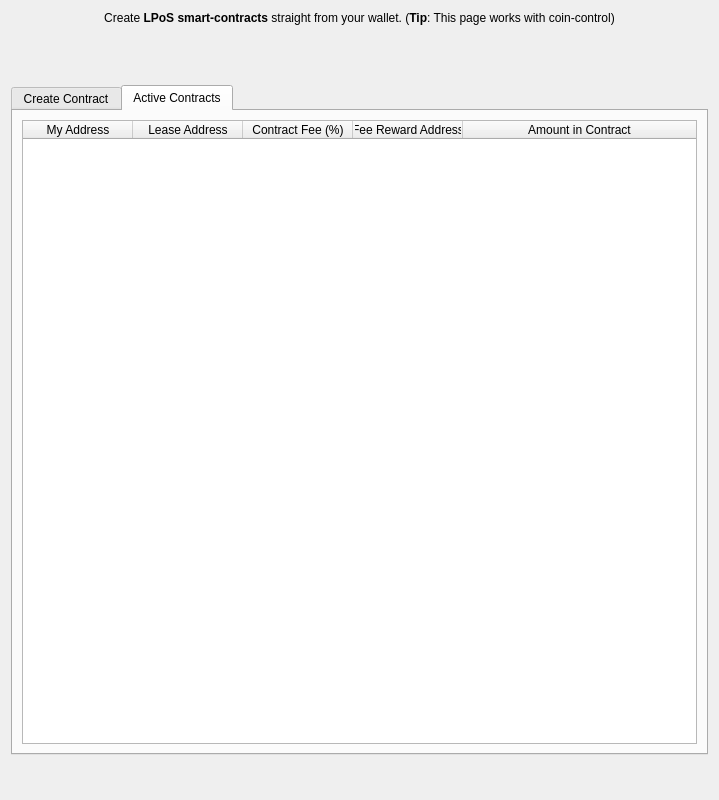
<?xml version="1.0" encoding="UTF-8"?>
<ui version="4.0">
 <class>DelegatedStaking</class>
 <widget class="QWidget" name="DelegatedStaking">
  <property name="geometry">
   <rect>
    <x>0</x>
    <y>0</y>
    <width>719</width>
    <height>800</height>
   </rect>
  </property>
  <layout class="QVBoxLayout" name="verticalLayout">
   <property name="spacing">
    <number>60</number>
   </property>
   <property name="bottomMargin">
    <number>45</number>
   </property>
   <item>
    <widget class="QLabel" name="labelExplanation">
     <property name="text">
      <string>&lt;html&gt;&lt;head/&gt;&lt;body&gt;&lt;p&gt;Create &lt;span style=&quot; font-weight:600;&quot;&gt;LPoS smart-contracts&lt;/span&gt; straight from your wallet. (&lt;span style=&quot; font-weight:600;&quot;&gt;Tip&lt;/span&gt;: This page works with coin-control)&lt;/p&gt;&lt;/body&gt;&lt;/html&gt;</string>
     </property>
     <property name="textFormat">
      <enum>Qt::RichText</enum>
     </property>
     <property name="alignment">
      <set>Qt::AlignCenter</set>
     </property>
     <property name="wordWrap">
      <bool>true</bool>
     </property>
    </widget>
   </item>
   <item>
    <widget class="QTabWidget" name="tabWidget">
     <property name="currentIndex">
      <number>1</number>
     </property>
     <widget class="QWidget" name="tab">
      <attribute name="title">
       <string>Create Contract</string>
      </attribute>
      <layout class="QVBoxLayout" name="verticalLayout_2">
       <item>
        <widget class="QFrame" name="frame">
         <property name="frameShape">
          <enum>QFrame::StyledPanel</enum>
         </property>
         <property name="frameShadow">
          <enum>QFrame::Raised</enum>
         </property>
         <layout class="QHBoxLayout" name="horizontalLayout">
          <item>
           <layout class="QHBoxLayout" name="horizontalLayout_6">
            <property name="spacing">
             <number>-1</number>
            </property>
            <property name="leftMargin">
             <number>0</number>
            </property>
            <property name="rightMargin">
             <number>0</number>
            </property>
            <item>
             <layout class="QVBoxLayout" name="verticalLayout_6">
              <property name="spacing">
               <number>20</number>
              </property>
              <property name="topMargin">
               <number>12</number>
              </property>
              <property name="rightMargin">
               <number>0</number>
              </property>
              <property name="bottomMargin">
               <number>12</number>
              </property>
              <item>
               <widget class="QLabel" name="label">
                <property name="font">
                 <font>
                  <weight>75</weight>
                  <bold>true</bold>
                 </font>
                </property>
                <property name="text">
                 <string>Lease to:</string>
                </property>
                <property name="alignment">
                 <set>Qt::AlignRight|Qt::AlignTrailing|Qt::AlignVCenter</set>
                </property>
               </widget>
              </item>
              <item>
               <widget class="QLabel" name="label_4">
                <property name="font">
                 <font>
                  <weight>75</weight>
                  <bold>true</bold>
                 </font>
                </property>
                <property name="text">
                 <string>Amount:</string>
                </property>
                <property name="alignment">
                 <set>Qt::AlignRight|Qt::AlignTrailing|Qt::AlignVCenter</set>
                </property>
               </widget>
              </item>
              <item>
               <widget class="QLabel" name="label_3">
                <property name="font">
                 <font>
                  <weight>75</weight>
                  <bold>true</bold>
                 </font>
                </property>
                <property name="text">
                 <string>Fee Percent (%):</string>
                </property>
                <property name="alignment">
                 <set>Qt::AlignRight|Qt::AlignTrailing|Qt::AlignVCenter</set>
                </property>
               </widget>
              </item>
              <item>
               <widget class="QLabel" name="label_2">
                <property name="font">
                 <font>
                  <weight>75</weight>
                  <bold>true</bold>
                 </font>
                </property>
                <property name="text">
                 <string>Reward Address:</string>
                </property>
                <property name="alignment">
                 <set>Qt::AlignRight|Qt::AlignTrailing|Qt::AlignVCenter</set>
                </property>
               </widget>
              </item>
             </layout>
            </item>
            <item>
             <layout class="QVBoxLayout" name="verticalLayout_7">
              <property name="spacing">
               <number>20</number>
              </property>
              <property name="topMargin">
               <number>12</number>
              </property>
              <property name="rightMargin">
               <number>0</number>
              </property>
              <property name="bottomMargin">
               <number>12</number>
              </property>
              <item>
               <widget class="QLineEdit" name="delegateTo">
                <property name="enabled">
                 <bool>true</bool>
                </property>
                <property name="sizePolicy">
                 <sizepolicy hsizetype="Expanding" vsizetype="Fixed">
                  <horstretch>0</horstretch>
                  <verstretch>0</verstretch>
                 </sizepolicy>
                </property>
                <property name="minimumSize">
                 <size>
                  <width>300</width>
                  <height>25</height>
                 </size>
                </property>
                <property name="maximumSize">
                 <size>
                  <width>16777215</width>
                  <height>16777215</height>
                 </size>
                </property>
                <property name="text">
                 <string/>
                </property>
                <property name="placeholderText">
                 <string>e.g. SGshe11sePfsXGNn6oJQ1CzeGMGhhYTQxV</string>
                </property>
               </widget>
              </item>
              <item>
               <widget class="BitcoinAmountField" name="payAmount">
                <property name="minimumSize">
                 <size>
                  <width>0</width>
                  <height>25</height>
                 </size>
                </property>
               </widget>
              </item>
              <item>
               <widget class="QLineEdit" name="feePercent">
                <property name="sizePolicy">
                 <sizepolicy hsizetype="Fixed" vsizetype="Fixed">
                  <horstretch>0</horstretch>
                  <verstretch>0</verstretch>
                 </sizepolicy>
                </property>
                <property name="minimumSize">
                 <size>
                  <width>0</width>
                  <height>25</height>
                 </size>
                </property>
                <property name="placeholderText">
                 <string>e.g. 11.9 (11.9%)</string>
                </property>
               </widget>
              </item>
              <item>
               <widget class="QLineEdit" name="rewardTo">
                <property name="minimumSize">
                 <size>
                  <width>0</width>
                  <height>25</height>
                 </size>
                </property>
                <property name="placeholderText">
                 <string>e.g. NRahe11sePfsXGNn6oJQ1CzeGMGhhYTQxV</string>
                </property>
               </widget>
              </item>
             </layout>
            </item>
            <item>
             <layout class="QVBoxLayout" name="verticalLayout_8">
              <property name="spacing">
               <number>20</number>
              </property>
              <property name="topMargin">
               <number>6</number>
              </property>
              <property name="rightMargin">
               <number>0</number>
              </property>
              <property name="bottomMargin">
               <number>0</number>
              </property>
              <item>
               <widget class="QLineEdit" name="contractLabel">
                <property name="minimumSize">
                 <size>
                  <width>0</width>
                  <height>25</height>
                 </size>
                </property>
                <property name="placeholderText">
                 <string>Contract label (optional)</string>
                </property>
               </widget>
              </item>
              <item>
               <widget class="QCheckBox" name="checkboxSubtractFeeFromAmount">
                <property name="text">
                 <string>Subtract fee from amount</string>
                </property>
               </widget>
              </item>
              <item>
               <widget class="QCheckBox" name="enableFeePayout">
                <property name="enabled">
                 <bool>true</bool>
                </property>
                <property name="text">
                 <string>Enable fee payout</string>
                </property>
                <property name="checked">
                 <bool>false</bool>
                </property>
               </widget>
              </item>
              <item>
               <widget class="QPushButton" name="sendButton">
                <property name="toolTip">
                 <string>Convert Shaded SUBI</string>
                </property>
                <property name="text">
                 <string>&amp;Send SUBI</string>
                </property>
                <property name="autoDefault">
                 <bool>false</bool>
                </property>
               </widget>
              </item>
             </layout>
            </item>
           </layout>
          </item>
         </layout>
        </widget>
       </item>
       <item>
        <spacer name="verticalSpacer">
         <property name="orientation">
          <enum>Qt::Vertical</enum>
         </property>
         <property name="sizeHint" stdset="0">
          <size>
           <width>20</width>
           <height>40</height>
          </size>
         </property>
        </spacer>
       </item>
      </layout>
     </widget>
     <widget class="QWidget" name="tab_2">
      <attribute name="title">
       <string>Active Contracts</string>
      </attribute>
      <layout class="QHBoxLayout" name="horizontalLayout_3">
       <item>
        <widget class="QTableWidget" name="activeContractsView">
         <property name="editTriggers">
          <set>QAbstractItemView::NoEditTriggers</set>
         </property>
         <property name="selectionMode">
          <enum>QAbstractItemView::SingleSelection</enum>
         </property>
         <attribute name="horizontalHeaderDefaultSectionSize">
          <number>110</number>
         </attribute>
         <attribute name="horizontalHeaderHighlightSections">
          <bool>false</bool>
         </attribute>
         <attribute name="horizontalHeaderMinimumSectionSize">
          <number>25</number>
         </attribute>
         <attribute name="horizontalHeaderStretchLastSection">
          <bool>true</bool>
         </attribute>
         <column>
          <property name="text">
           <string>My Address</string>
          </property>
         </column>
         <column>
          <property name="text">
           <string>Lease Address</string>
          </property>
         </column>
         <column>
          <property name="text">
           <string>Contract Fee (%)</string>
          </property>
         </column>
         <column>
          <property name="text">
           <string>Fee Reward Address</string>
          </property>
         </column>
         <column>
          <property name="text">
           <string>Amount in Contract</string>
          </property>
         </column>
        </widget>
       </item>
      </layout>
     </widget>
    </widget>
   </item>
  </layout>
 </widget>
 <customwidgets>
  <customwidget>
   <class>BitcoinAmountField</class>
   <extends>QLineEdit</extends>
   <header>qt/subiamountfield.h</header>
   <container>1</container>
  </customwidget>
 </customwidgets>
 <resources/>
 <connections/>
</ui>
